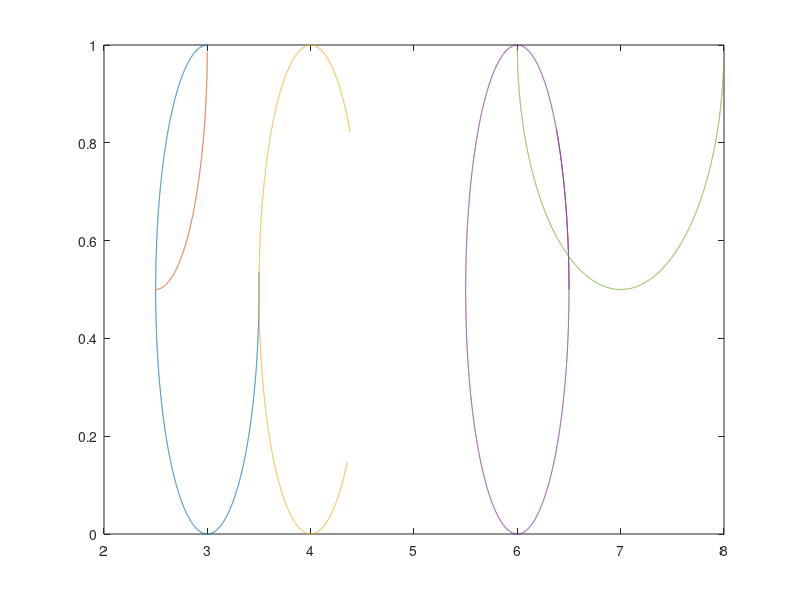

MATLAB code to generate this figure:
clc; 
clear all; 
close all; 
format short
 xc1=3;
 yc1=.5;   
 t=1.5:0.001:6.3;
 r=.5;
 x1=xc1+r.*sin(t);
 y1=yc1+r.*cos(t); 
 
 t=1.6:0.001:3.15;
 xc1=2.5; yc1=1;   
 x2=xc1+r.*sin(t);
 y2=yc1+r.*cos(t); 
 
plot(x1,y1,x2,y2)

hold on

xc1=4; yc1=.5;   
 t=.7:0.001:5.5;
 x=xc1+r.*cos(t);
 y=yc1+r.*sin(t);
 plot(x,y) 

 xc=6; yc=.5;  
 t=0:0.001:7;
 x1=xc+r.*cos(t);
 y1=yc+r.*sin(t);

 xc=7; yc=1; 
 t=3.15:0.001:6.2;
 x2=xc+r.*2.*cos(t);
 y2=yc+r.*sin(t);
plot(x1,y1,x2,y2) 
